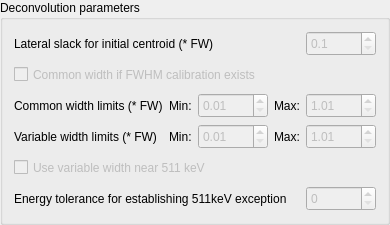
         <widget class="QGroupBox" name="groupBox_4">
          <property name="title">
           <string>Deconvolution parameters</string>
          </property>
          <layout class="QGridLayout" name="gridLayout_4">
           <item row="0" column="0">
            <layout class="QHBoxLayout" name="horizontalLayout_23">
             <item>
              <widget class="QLabel" name="label_48">
               <property name="minimumSize">
                <size>
                 <width>0</width>
                 <height>25</height>
                </size>
               </property>
               <property name="maximumSize">
                <size>
                 <width>16777215</width>
                 <height>25</height>
                </size>
               </property>
               <property name="text">
                <string>Lateral slack for initial centroid (* FW)</string>
               </property>
              </widget>
             </item>
             <item>
              <widget class="QDoubleSpinBox" name="doubleLateralSlack">
               <property name="enabled">
                <bool>false</bool>
               </property>
               <property name="minimumSize">
                <size>
                 <width>70</width>
                 <height>25</height>
                </size>
               </property>
               <property name="maximumSize">
                <size>
                 <width>70</width>
                 <height>25</height>
                </size>
               </property>
               <property name="decimals">
                <number>1</number>
               </property>
               <property name="minimum">
                <double>0.100000000000000</double>
               </property>
               <property name="maximum">
                <double>200.000000000000000</double>
               </property>
               <property name="singleStep">
                <double>0.100000000000000</double>
               </property>
               <property name="value">
                <double>0.100000000000000</double>
               </property>
              </widget>
             </item>
            </layout>
           </item>
           <item row="1" column="0">
            <widget class="QCheckBox" name="checkWidthCommon">
             <property name="enabled">
              <bool>false</bool>
             </property>
             <property name="minimumSize">
              <size>
               <width>0</width>
               <height>25</height>
              </size>
             </property>
             <property name="maximumSize">
              <size>
               <width>16777215</width>
               <height>25</height>
              </size>
             </property>
             <property name="text">
              <string>Common width if FWHM calibration exists</string>
             </property>
            </widget>
           </item>
           <item row="2" column="0">
            <layout class="QHBoxLayout" name="horizontalLayout_20">
             <item>
              <widget class="QLabel" name="label_41">
               <property name="minimumSize">
                <size>
                 <width>0</width>
                 <height>25</height>
                </size>
               </property>
               <property name="maximumSize">
                <size>
                 <width>16777215</width>
                 <height>25</height>
                </size>
               </property>
               <property name="text">
                <string>Common width limits (* FW)</string>
               </property>
              </widget>
             </item>
             <item>
              <widget class="QLabel" name="label_42">
               <property name="sizePolicy">
                <sizepolicy hsizetype="Maximum" vsizetype="Preferred">
                 <horstretch>0</horstretch>
                 <verstretch>0</verstretch>
                </sizepolicy>
               </property>
               <property name="minimumSize">
                <size>
                 <width>0</width>
                 <height>25</height>
                </size>
               </property>
               <property name="maximumSize">
                <size>
                 <width>16777215</width>
                 <height>25</height>
                </size>
               </property>
               <property name="text">
                <string>Min:</string>
               </property>
              </widget>
             </item>
             <item>
              <widget class="QDoubleSpinBox" name="doubleMinWidthCommon">
               <property name="enabled">
                <bool>false</bool>
               </property>
               <property name="minimumSize">
                <size>
                 <width>70</width>
                 <height>25</height>
                </size>
               </property>
               <property name="maximumSize">
                <size>
                 <width>70</width>
                 <height>25</height>
                </size>
               </property>
               <property name="decimals">
                <number>2</number>
               </property>
               <property name="minimum">
                <double>0.010000000000000</double>
               </property>
               <property name="maximum">
                <double>0.990000000000000</double>
               </property>
               <property name="singleStep">
                <double>0.010000000000000</double>
               </property>
              </widget>
             </item>
             <item>
              <widget class="QLabel" name="label_44">
               <property name="sizePolicy">
                <sizepolicy hsizetype="Maximum" vsizetype="Preferred">
                 <horstretch>0</horstretch>
                 <verstretch>0</verstretch>
                </sizepolicy>
               </property>
               <property name="minimumSize">
                <size>
                 <width>0</width>
                 <height>25</height>
                </size>
               </property>
               <property name="maximumSize">
                <size>
                 <width>16777215</width>
                 <height>25</height>
                </size>
               </property>
               <property name="text">
                <string>Max:</string>
               </property>
              </widget>
             </item>
             <item>
              <widget class="QDoubleSpinBox" name="doubleMaxWidthCommon">
               <property name="enabled">
                <bool>false</bool>
               </property>
               <property name="minimumSize">
                <size>
                 <width>70</width>
                 <height>25</height>
                </size>
               </property>
               <property name="maximumSize">
                <size>
                 <width>70</width>
                 <height>25</height>
                </size>
               </property>
               <property name="decimals">
                <number>2</number>
               </property>
               <property name="minimum">
                <double>1.010000000000000</double>
               </property>
               <property name="maximum">
                <double>10.000000000000000</double>
               </property>
               <property name="singleStep">
                <double>0.010000000000000</double>
               </property>
               <property name="value">
                <double>1.010000000000000</double>
               </property>
              </widget>
             </item>
            </layout>
           </item>
           <item row="3" column="0">
            <layout class="QHBoxLayout" name="horizontalLayout_21">
             <item>
              <widget class="QLabel" name="label_43">
               <property name="minimumSize">
                <size>
                 <width>0</width>
                 <height>25</height>
                </size>
               </property>
               <property name="maximumSize">
                <size>
                 <width>16777215</width>
                 <height>25</height>
                </size>
               </property>
               <property name="text">
                <string>Variable width limits (* FW)</string>
               </property>
              </widget>
             </item>
             <item>
              <widget class="QLabel" name="label_45">
               <property name="sizePolicy">
                <sizepolicy hsizetype="Maximum" vsizetype="Preferred">
                 <horstretch>0</horstretch>
                 <verstretch>0</verstretch>
                </sizepolicy>
               </property>
               <property name="minimumSize">
                <size>
                 <width>0</width>
                 <height>25</height>
                </size>
               </property>
               <property name="maximumSize">
                <size>
                 <width>16777215</width>
                 <height>25</height>
                </size>
               </property>
               <property name="text">
                <string>Min:</string>
               </property>
              </widget>
             </item>
             <item>
              <widget class="QDoubleSpinBox" name="doubleMinWidthVariable">
               <property name="enabled">
                <bool>false</bool>
               </property>
               <property name="minimumSize">
                <size>
                 <width>70</width>
                 <height>25</height>
                </size>
               </property>
               <property name="maximumSize">
                <size>
                 <width>70</width>
                 <height>25</height>
                </size>
               </property>
               <property name="decimals">
                <number>2</number>
               </property>
               <property name="minimum">
                <double>0.010000000000000</double>
               </property>
               <property name="maximum">
                <double>0.990000000000000</double>
               </property>
               <property name="singleStep">
                <double>0.010000000000000</double>
               </property>
              </widget>
             </item>
             <item>
              <widget class="QLabel" name="label_46">
               <property name="sizePolicy">
                <sizepolicy hsizetype="Maximum" vsizetype="Preferred">
                 <horstretch>0</horstretch>
                 <verstretch>0</verstretch>
                </sizepolicy>
               </property>
               <property name="minimumSize">
                <size>
                 <width>0</width>
                 <height>25</height>
                </size>
               </property>
               <property name="maximumSize">
                <size>
                 <width>16777215</width>
                 <height>25</height>
                </size>
               </property>
               <property name="text">
                <string>Max:</string>
               </property>
              </widget>
             </item>
             <item>
              <widget class="QDoubleSpinBox" name="doubleMaxWidthVariable">
               <property name="enabled">
                <bool>false</bool>
               </property>
               <property name="minimumSize">
                <size>
                 <width>70</width>
                 <height>25</height>
                </size>
               </property>
               <property name="maximumSize">
                <size>
                 <width>70</width>
                 <height>25</height>
                </size>
               </property>
               <property name="decimals">
                <number>2</number>
               </property>
               <property name="minimum">
                <double>1.010000000000000</double>
               </property>
               <property name="maximum">
                <double>10.000000000000000</double>
               </property>
               <property name="singleStep">
                <double>0.010000000000000</double>
               </property>
               <property name="value">
                <double>1.010000000000000</double>
               </property>
              </widget>
             </item>
            </layout>
           </item>
           <item row="4" column="0">
            <widget class="QCheckBox" name="checkWidthAt511">
             <property name="enabled">
              <bool>false</bool>
             </property>
             <property name="minimumSize">
              <size>
               <width>0</width>
               <height>25</height>
              </size>
             </property>
             <property name="maximumSize">
              <size>
               <width>16777215</width>
               <height>25</height>
              </size>
             </property>
             <property name="text">
              <string>Use variable width near 511 keV</string>
             </property>
            </widget>
           </item>
           <item row="5" column="0">
            <layout class="QHBoxLayout" name="horizontalLayout_22">
             <item>
              <widget class="QLabel" name="label_47">
               <property name="minimumSize">
                <size>
                 <width>0</width>
                 <height>25</height>
                </size>
               </property>
               <property name="maximumSize">
                <size>
                 <width>16777215</width>
                 <height>25</height>
                </size>
               </property>
               <property name="text">
                <string>Energy tolerance for establishing 511keV exception</string>
               </property>
              </widget>
             </item>
             <item>
              <widget class="QSpinBox" name="spinWidthAt511Tolerance">
               <property name="enabled">
                <bool>false</bool>
               </property>
               <property name="minimumSize">
                <size>
                 <width>70</width>
                 <height>25</height>
                </size>
               </property>
               <property name="maximumSize">
                <size>
                 <width>70</width>
                 <height>25</height>
                </size>
               </property>
              </widget>
             </item>
            </layout>
           </item>
          </layout>
         </widget>
